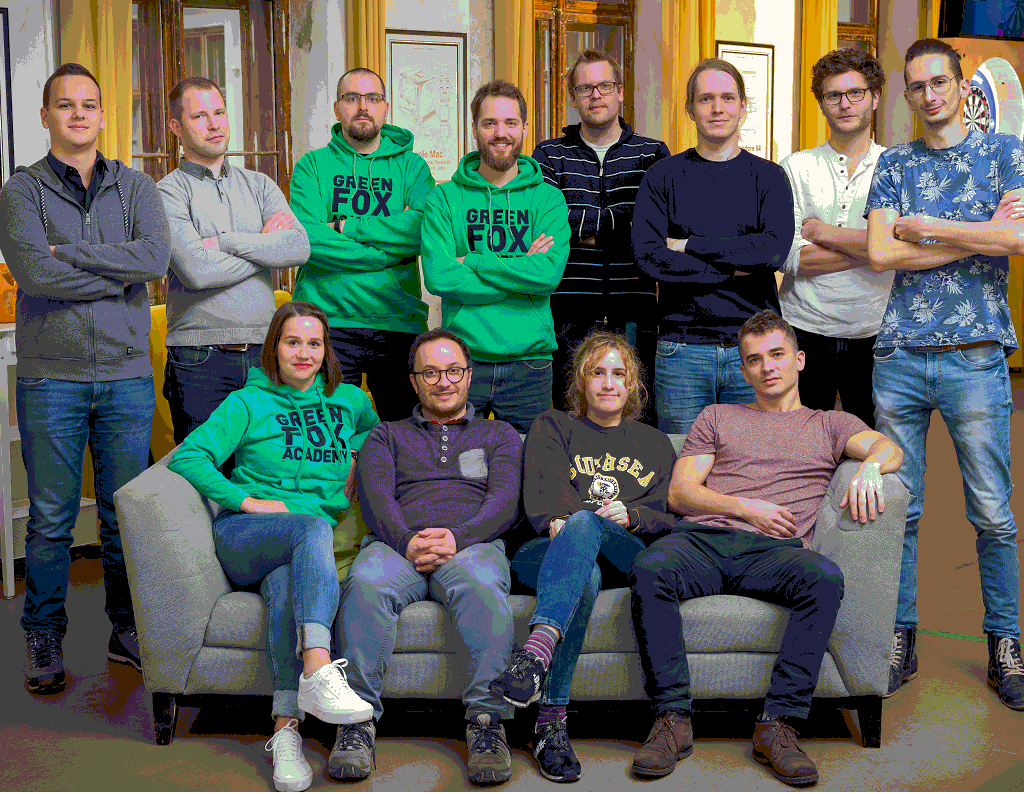
//> input picture OpenCVPractice/find_contours/find_contours/accord_test.bmp, 1024 x 794 px
$ ./find_contours   (built with g++ and OpenCV 4)
//> lines starting //> are read from the running program, lines starting //| are printed output that depends on the picture; after the words box and inside, x2 and y2 are one past the last pixel; in counts of white or black regions, pixels touching at a corner belong together
### OpenCVPractice/find_contours/find_contours/find_contours.h
// find_contours.h : Include file for standard system include files,
// or project specific include files.

#pragma once

#include <iostream>

// TODO: Reference additional headers your program requires here.

### OpenCVPractice/find_contours/find_contours/find_contours.cpp
#include "find_contours.h"
#include <opencv2/opencv.hpp>

int thresh = 100;
cv::RNG rng(12345);

int main()
{
	cv::Mat image = cv::imread("C:\\github\\Teleeeee\\OpenCVPractice\\find_contours\\find_contours\\accord_test.bmp", cv::IMREAD_COLOR);
//> image is the input picture: 794 rows x 1024 cols, CV_8UC3; mean B, G, R 91.9, 98.1, 92.3
	cv::Mat gray;

	if (image.empty()) return -1;

	cv::cvtColor(image, gray, cv::COLOR_RGB2GRAY);
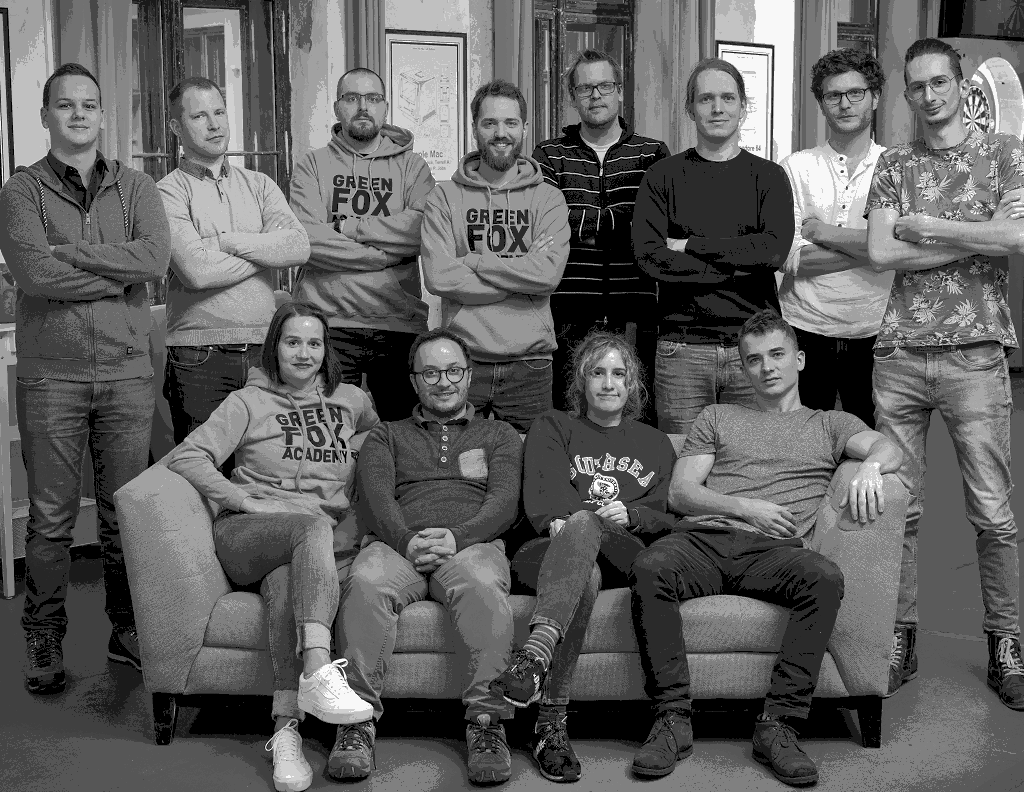
//> gray: 794 rows x 1024 cols, CV_8UC1; min 0, max 255, mean 95.6
	cv::blur(gray, gray, cv::Size(3, 3));


	const int max_thresh = 255;

	cv::putText(gray, "ACCORD MAV", cv::Point(100, 100), cv::FONT_HERSHEY_SIMPLEX, 1, 8, false);
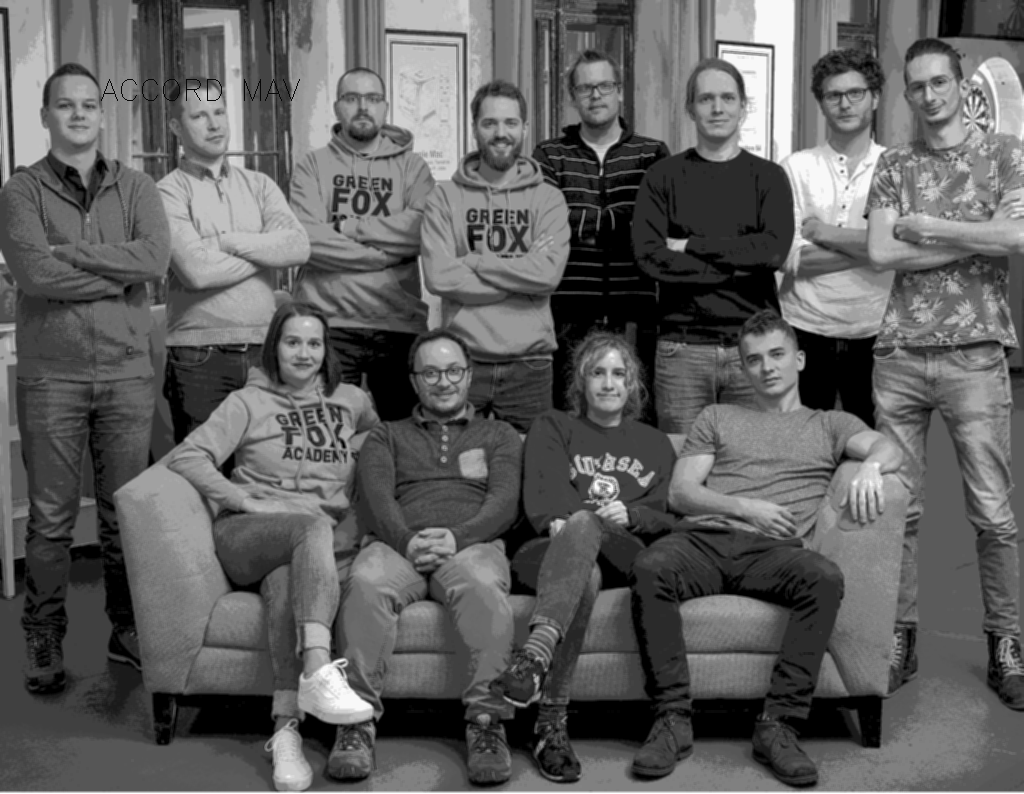
//> gray: 794 rows x 1024 cols, CV_8UC1; min 0, max 255, mean 95.6
	cv::imshow("contours", gray);
	cv::Mat canny_output;
	cv::Canny(gray, canny_output, thresh, thresh * 2);
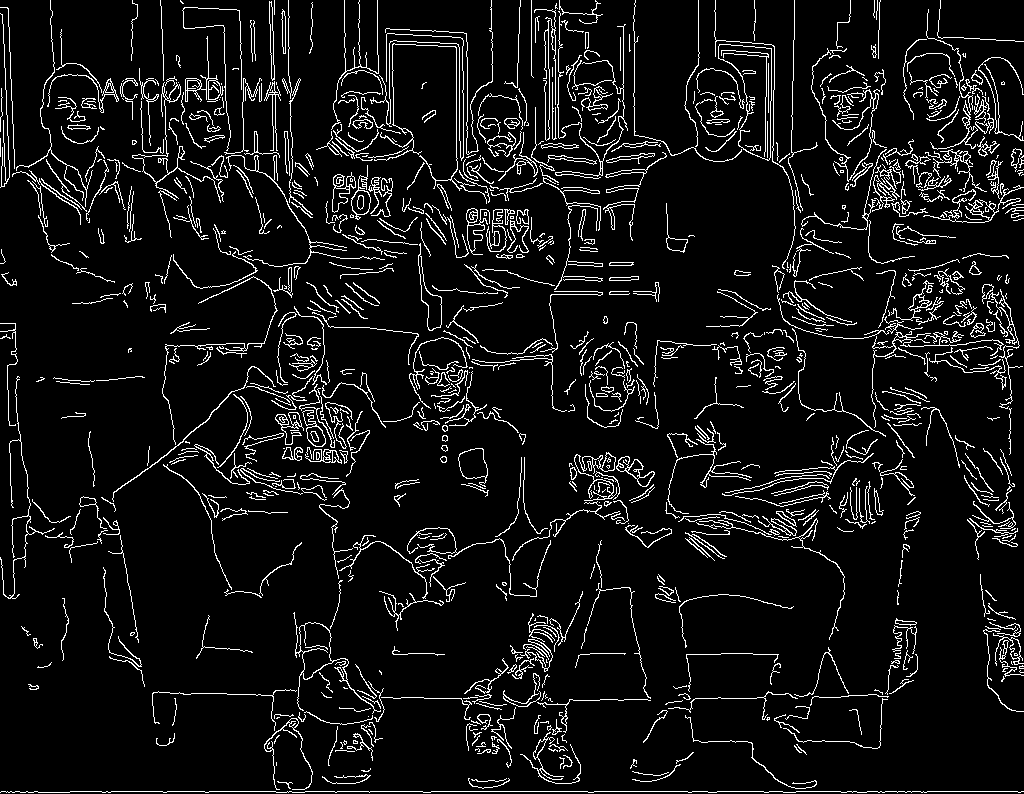
//> canny_output: 794 rows x 1024 cols, CV_8UC1; 7.5% white in thin lines or dots
	std::vector < std::vector<cv::Point> > contours;
	std::vector<cv::Vec4i> hierarchy;
	findContours(canny_output, contours, hierarchy, cv::RETR_TREE, cv::CHAIN_APPROX_SIMPLE);
//> contours = 1274 contours, 969 with area under 20; largest, box (x1, y1, x2, y2) and area: (718, 44, 772, 161) 3480, (718, 44, 772, 161) 3442, (293, 612, 381, 714) 1424, (299, 622, 333, 680) 1318, (458, 448, 488, 487) 696
	cv::Mat drawing = cv::Mat::zeros(canny_output.size(), CV_8UC3);
	for (size_t i = 0; i < contours.size(); i++)
	{
		cv::Scalar color = cv::Scalar(rng.uniform(0, 256), rng.uniform(0, 256), rng.uniform(0, 256));
		drawContours(drawing, contours, (int)i, color, 2, cv::LINE_8, hierarchy, 0);
	}
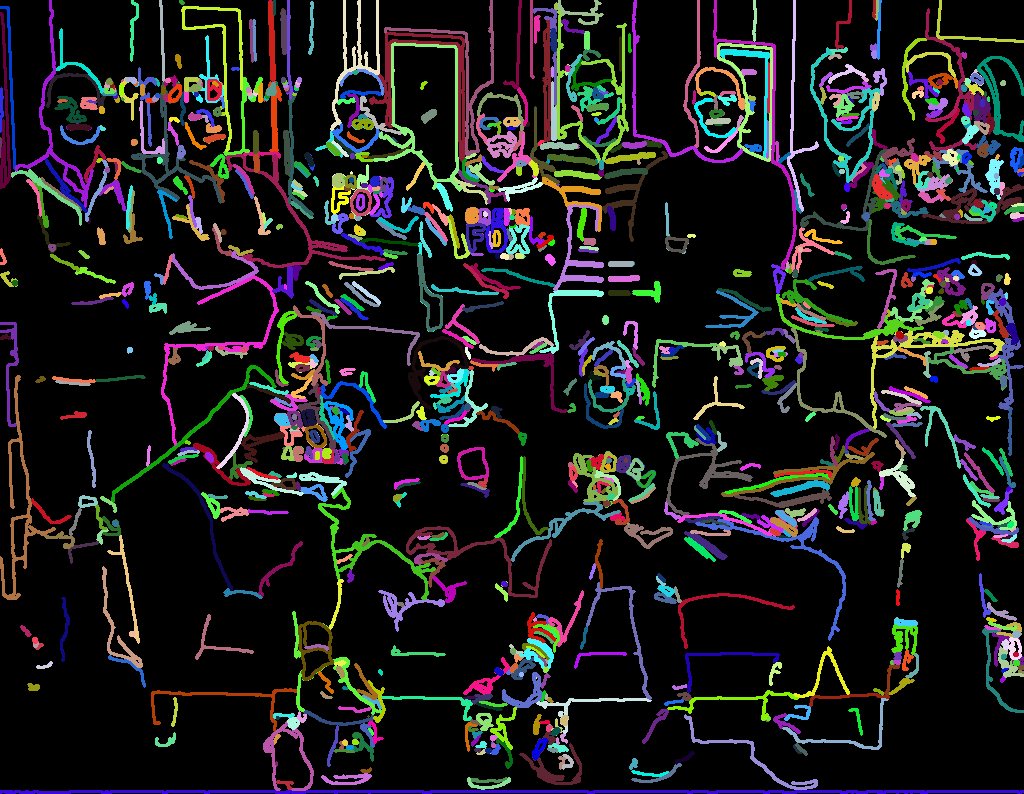
//> drawing: 794 rows x 1024 cols, CV_8UC3; mean B, G, R 28.8, 28.3, 28.7

	imshow("Contours", drawing);
	cv::imwrite("countours.bmp", drawing);

	cv::waitKey(0);

	return 0;
}
